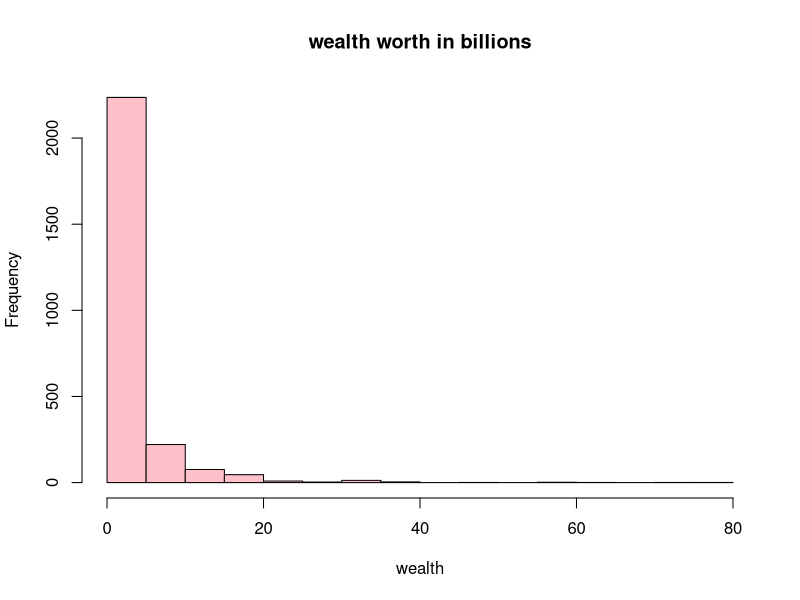
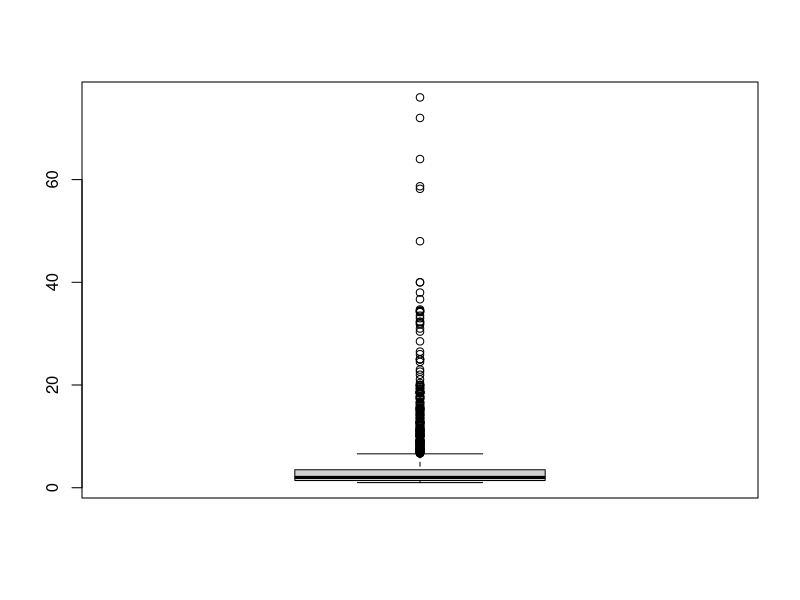
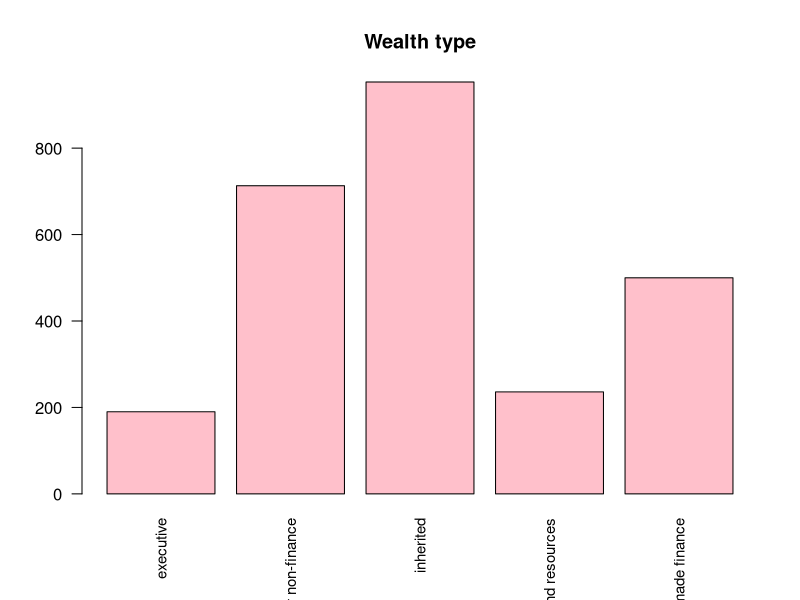
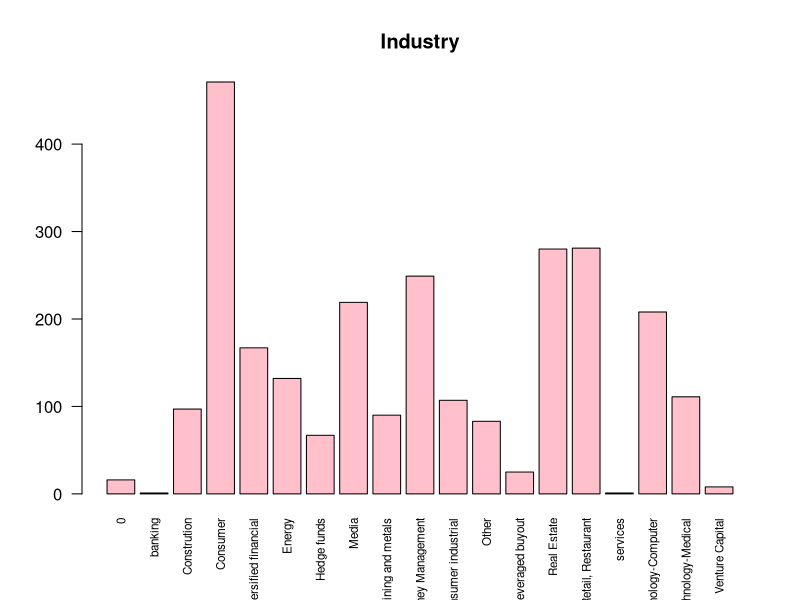
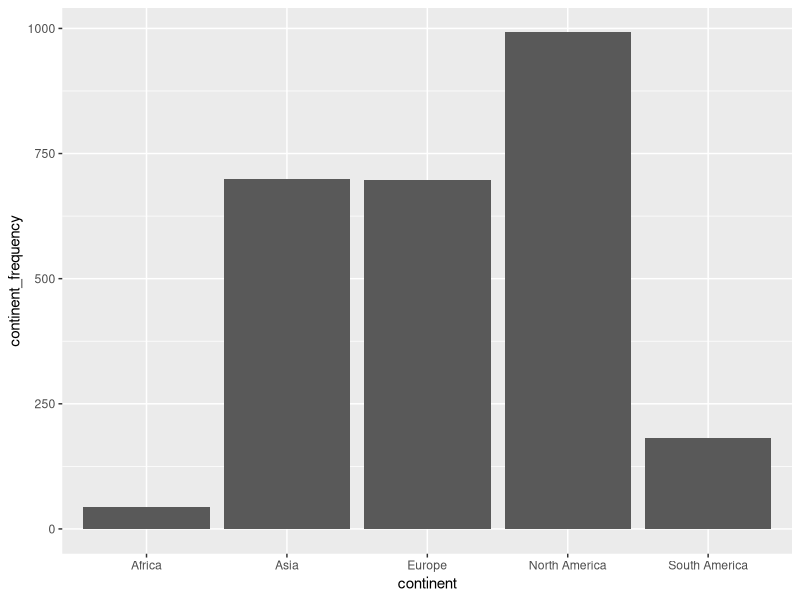
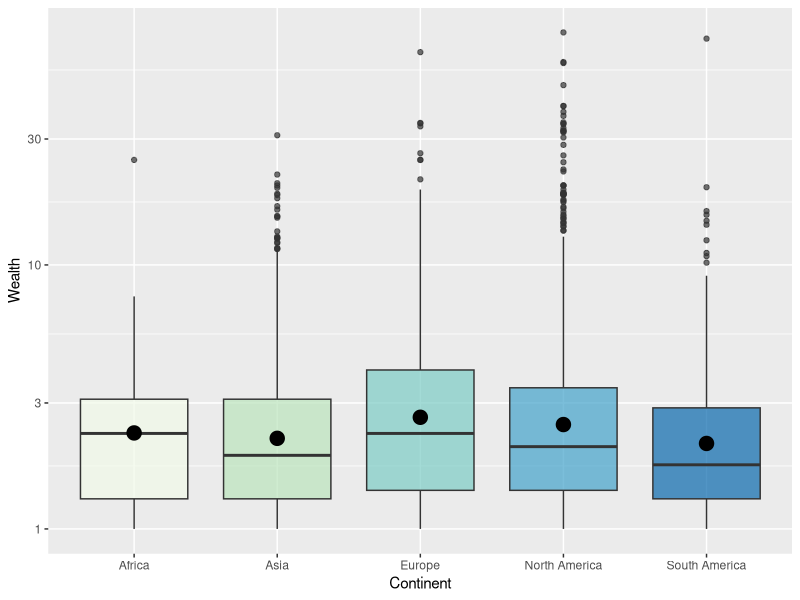
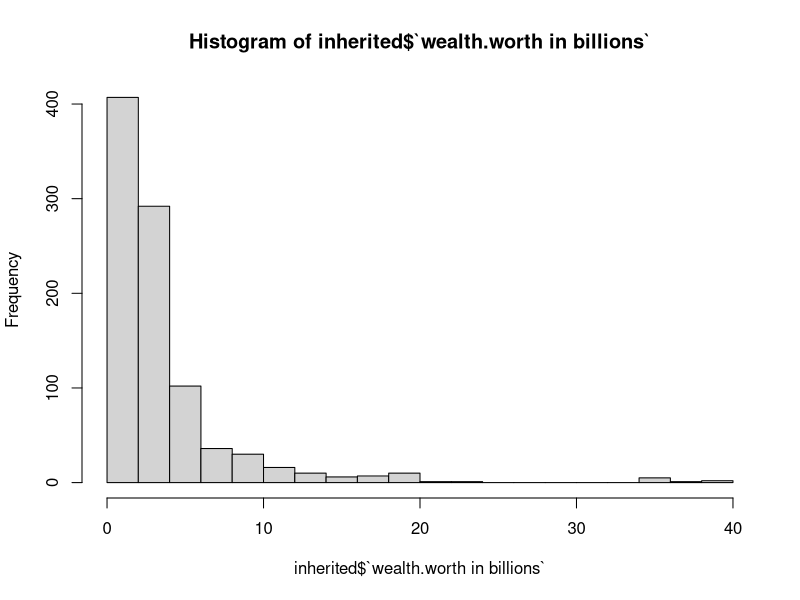
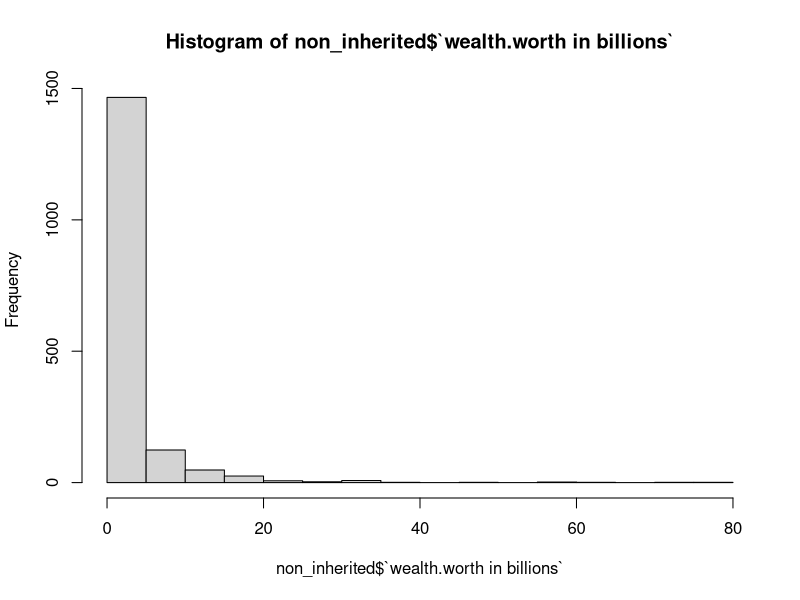

R code for these plots, in order:
## ---- chunk 1
knitr::opts_chunk$set(echo = TRUE)
## ---- chunk 2
library("readxl")
library(tidyverse)
library(dplyr)
## ---- chunk 3
# Učitavanje podataka iz excel datoteke
# Promijeniti path u put do datoteke s podacima
bill_data <- read_excel("billionaires.xlsx")
## ---- chunk 4
dim(bill_data) # dimenzije: 2614 redaka i 22 stupaca
names(bill_data) # imena stupaca
view(bill_data)

# klase pojedinih stupaca
sapply(bill_data, class)

# klasa tablice
class(bill_data) 
# zaključak: bill_data podaci su dobro učitani
## ---- chunk 5
# Pomoćna funkcija za izbacivanje stršećih vrijednosti
remove_outliers <- function(data, data_column) {
  quartiles <- quantile(data_column, probs=c(.25, .75), na.rm = FALSE)
  IQR <- IQR(data_column)
  Lower <- quartiles[1] - 1.5*IQR
  Upper <- quartiles[2] + 1.5*IQR 
  
  return(subset(data, data_column >= Lower & data_column <= Upper))
}

cat('\n Dimenzija podataka: ', dim(bill_data))
## ---- chunk 6
for (col_name in names(bill_data)){
  if (sum(is.na(bill_data[,col_name])) > 0){
    cat('Ukupno nedostajućih vrijednosti za varijablu'
        ,col_name, ': ', sum(is.na(bill_data[,col_name])),'\n')
  }
}

## ---- chunk 7
summary(bill_data)


## ---- chunk 8
sapply(bill_data, class)
## ---- chunk 9

hist(bill_data$`wealth.worth in billions` ,main='wealth worth in billions', xlab='wealth', ylab='Frequency', col="pink")

boxplot(bill_data$`wealth.worth in billions`)
summary(bill_data$`wealth.worth in billions`)

## ---- chunk 10

barplot(table(bill_data$wealth.type),las=2,cex.names=.9,main='Wealth type',col="pink")
barplot(table(bill_data$wealth.how.industry),las=2,cex.names=.7,main='Industry',col="pink")
print('Podjela po spolu: ')
table(bill_data$demographics.gender)

## ---- chunk 11
levels(factor(bill_data$location.region))
## ---- chunk 12
class(bill_data$location.region)

## ---- chunk 13
# is.na ce nam vratiti logical vektor koji ima TRUE na mjestima gdje ima NA:
sum(is.na(bill_data$location.region)) 
 

## ---- chunk 14
table(bill_data$location.region)



## ---- chunk 15


bill_data$location.citizenship[bill_data$location.region == "Middle East/North Africa"]

## ---- chunk 16
bill_data_copy = data.frame(bill_data)
tracemem(bill_data)==tracemem(bill_data_copy)
untracemem(bill_data_copy)
untracemem(bill_data_copy)
## ---- chunk 17
# Zdruzimo Europu
for (column_name in c("Europe")){
  bill_data_copy$location.region[bill_data_copy$location.region == column_name] = "Europe";
}

# Zdruzimo Afriku
for (column_name in c("Lebanon","Egypt","Morocco","Algeria")){
  bill_data_copy$location.region[bill_data_copy$location.citizenship == column_name] = "Africa";
}

for (column_name in c("Sub-Saharan Africa")){
  bill_data_copy$location.region[bill_data_copy$location.region == column_name] = "Africa";
}

# zdruzimo Sjevernu Ameriku
for (column_name in c("North America")){
  bill_data_copy$location.region[bill_data_copy$location.region == column_name] = "North America";
}

# Zdruzimo Južnu Ameriku
for (column_name in c("Latin America")){
  bill_data_copy$location.region[bill_data_copy$location.region == column_name] = "South America";
}

# Zdruzimo Aziju
for (column_name in c("East Asia","South Asia")){
  bill_data_copy$location.region[bill_data_copy$location.region == column_name] = "Asia";
}
for (column_name in c("Saudi Arabia","Kuwait","United Arab Emirates","Israel","Turkey","Oman","Bahrain")){
  bill_data_copy$location.region[bill_data_copy$location.citizenship == column_name] = "Asia";
}


bill_data_copy

## ---- chunk 18
tbl = table(bill_data_copy$location.region)
print(tbl)

## ---- chunk 19
df <- data.frame(continent=c("Europe", "Asia", "Africa","North America","South America"),
                continent_frequency=c(697, 699, 43, 992, 182))
head(df)

library(ggplot2)


# Barplot
p<-ggplot(data=df, aes(x=continent, y=continent_frequency)) +
  geom_bar(stat="identity")
p


box_edu <- ggplot(bill_data_copy %>% filter(!location.region=="0"), aes(x=location.region, y= wealth.worth.in.billions, fill=location.region)) +
    geom_boxplot(alpha=0.7, ) + scale_y_log10() +
    stat_summary(fun=mean, geom="point", shape=20, size=7, color="black", fill="black") +
    theme(legend.position="none") + labs(x="Continent",y="Wealth")+
    scale_fill_brewer(name="Continent",palette="GnBu")
box_edu






## ---- chunk 20
# Učitavanje podataka iz excel datoteke

inherited = bill_data[bill_data$wealth.how.inherited!="not inherited",]
print(inherited)
non_inherited = bill_data[bill_data$wealth.how.inherited=="not inherited",]
print(non_inherited)
inherited_mean = mean(inherited$`wealth.worth in billions`)
print(inherited_mean)
hist(inherited$`wealth.worth in billions`, breaks = 20)
non_inherited_mean = mean(non_inherited$`wealth.worth in billions`)
print(non_inherited_mean)
hist(non_inherited$`wealth.worth in billions`, breaks = 20)
boxplot(inherited$`wealth.worth in billions`)
boxplot(non_inherited$`wealth.worth in billions`)
wilcox.test(inherited_mean, non_inherited_mean, alternative = "two.sided")

# jel smijem odrezat dio podataka (pogledati histogram i box plot), koji dio? 
# ako ne, koji test koristi? t-test za mediane umjesto meana? ili neparametarski test? kao sto je wilcoxon?
## ---- chunk 21
#
non_inherited_2014 <- non_inherited[non_inherited$year == 2014,]

par(mar=c(10,5,1,1))
barplot(sort(table(subset(non_inherited_2014$wealth.how.industry, non_inherited_2014$wealth.how.industry != "0")), decreasing = TRUE),
        main = "Billionaires distribution by industry (non-inherited wealth)",
        las = 2)
